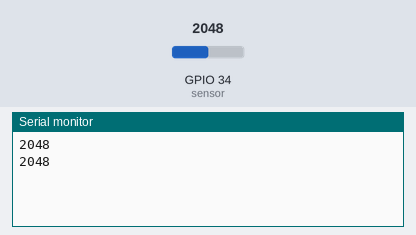
Bench run of a sketch on a simulated ESP32. Shown: the last lines printed to the serial monitor. The test bench sets the inputs (shaded band); at power-on: GPIO 34 (sensor) = 2048.

Above: at 1.8 s.
1.9 s: GPIO 34 (sensor) set to 2866
At 2.8 s:
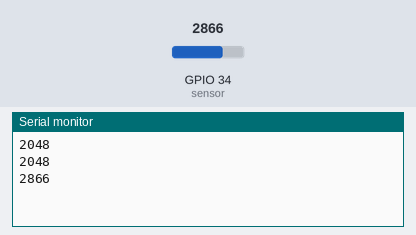
3.4 s: GPIO 34 (sensor) set to 3603
At 4.8 s:
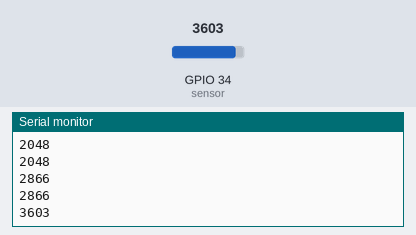
Timing chart, 0 to 6.4 s (numbered marks = the images above; inputs shaded):
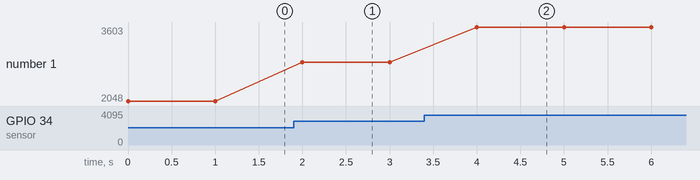

Measured:
- after the input at 1.9 s, the serial monitor: prints a new line after 0.10 s (image 1)
- after the input at 3.4 s, the serial monitor: prints a new line after 0.60 s (image 2)
- plotted number 1: 2048 → 2866 after the input at 1.9 s, 2866 → 3603 after the input at 3.4 s

The sketch:

light_sensing.ino
```cpp
int sensor = 34;
int sensor_value;
void setup() {
  Serial.begin(9600);

}

void loop() {
  sensor_value = analogRead(sensor);
  Serial.println(sensor_value);
  delay(1000);
}
```
